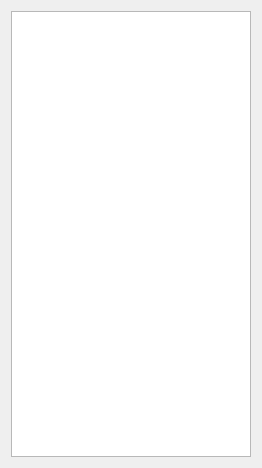
<?xml version="1.0" encoding="UTF-8"?>
<ui version="4.0">
 <class>CFrmStickyList</class>
 <widget class="QWidget" name="CFrmStickyList">
  <property name="geometry">
   <rect>
    <x>0</x>
    <y>0</y>
    <width>262</width>
    <height>468</height>
   </rect>
  </property>
  <property name="windowTitle">
   <string>Sticky</string>
  </property>
  <property name="windowIcon">
   <iconset resource="Resource/Resource.qrc">
    <normaloff>:/icon/Sticky</normaloff>:/icon/Sticky</iconset>
  </property>
  <property name="toolTip">
   <string>Sticky</string>
  </property>
  <property name="statusTip">
   <string>Sticky</string>
  </property>
  <property name="whatsThis">
   <string>Sticky</string>
  </property>
  <layout class="QGridLayout" name="gridLayout">
   <item row="0" column="0">
    <widget class="QListView" name="listView"/>
   </item>
  </layout>
  <action name="actionNew">
   <property name="icon">
    <iconset resource="Resource/Resource.qrc">
     <normaloff>:/icon/Add</normaloff>:/icon/Add</iconset>
   </property>
   <property name="text">
    <string>New</string>
   </property>
   <property name="toolTip">
    <string>New sticky</string>
   </property>
   <property name="statusTip">
    <string>New sticky</string>
   </property>
   <property name="whatsThis">
    <string>New sticky</string>
   </property>
  </action>
  <action name="actionRemove">
   <property name="icon">
    <iconset resource="Resource/Resource.qrc">
     <normaloff>:/icon/Delete</normaloff>:/icon/Delete</iconset>
   </property>
   <property name="text">
    <string>Remove</string>
   </property>
   <property name="toolTip">
    <string>Remove sticky</string>
   </property>
   <property name="statusTip">
    <string>Remove sticky</string>
   </property>
   <property name="whatsThis">
    <string>Remove sticky</string>
   </property>
  </action>
 </widget>
 <resources>
  <include location="Resource/Resource.qrc"/>
 </resources>
 <connections/>
</ui>
